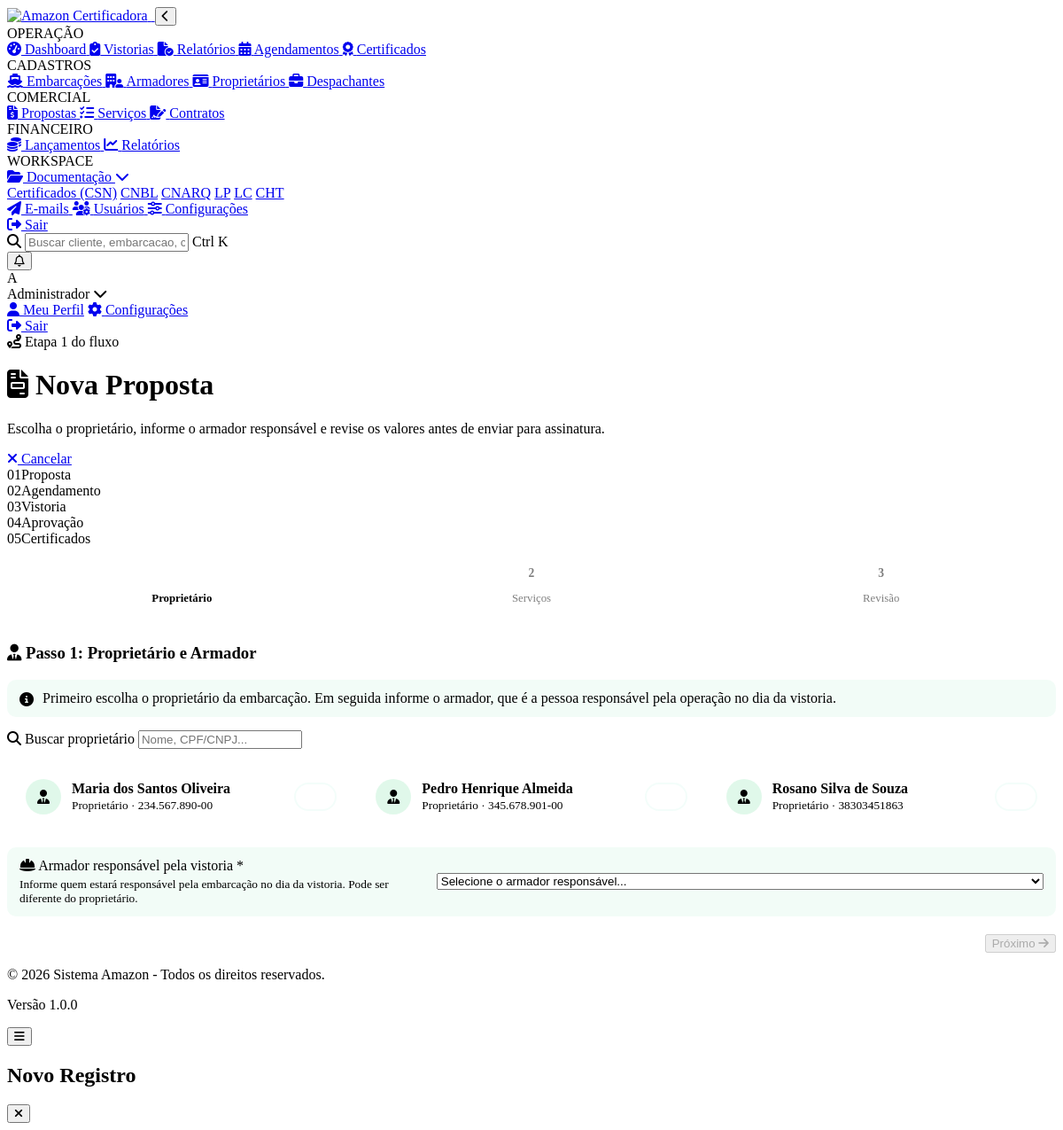
/modules/comercial/nova.php (signed in), run on the app's committed database.
### tables this page shows
CREATE TABLE `clientes` (
  `id` char(36) NOT NULL DEFAULT (uuid()),
  `nome` varchar(200) NOT NULL,
  `tipo_pessoa` enum('PF','PJ') NOT NULL DEFAULT 'PF',
  `cpf_cnpj` varchar(18) DEFAULT NULL,
  `perfil` enum('armador','proprietario','despachante') NOT NULL DEFAULT 'proprietario',
  `telefone` varchar(20) DEFAULT NULL,
  `email` varchar(150) DEFAULT NULL,
  `endereco` text,
  `status` enum('ATIVO','INATIVO') NOT NULL DEFAULT 'ATIVO',
  `tipo_recebimento` enum('pix','cc') DEFAULT NULL,
  `chave_pix` varchar(255) DEFAULT NULL,
  `banco` varchar(100) DEFAULT NULL,
  `agencia` varchar(20) DEFAULT NULL,
  `conta` varchar(20) DEFAULT NULL,
  `criado_por` char(36) DEFAULT NULL,
  `criado_em` datetime DEFAULT CURRENT_TIMESTAMP,
  `atualizado_em` datetime DEFAULT CURRENT_TIMESTAMP ON UPDATE CURRENT_TIMESTAMP
);

### includes/functions.php (called while the page is built, shortened)
<?php
function h($texto) {
    return htmlspecialchars((string)$texto, ENT_QUOTES, 'UTF-8');
}

### modules/comercial/nova.php (the view, shortened to what this page needs)
<?php
require_once __DIR__ . '/../../config.php';
require_once __DIR__ . '/../../includes/functions.php';
try {
    $stmtClientes = $pdo->query("SELECT id, nome, perfil, cpf_cnpj FROM clientes WHERE status = 'ATIVO' AND perfil = 'proprietario' ORDER BY nome ASC");
    $clientes = $stmtClientes->fetchAll(PDO::FETCH_ASSOC);
} catch (Exception $e) {
    $clientes = [];
}
try {
    $stmtArmadores = $pdo->query("SELECT id, nome, cpf_cnpj FROM clientes WHERE status = 'ATIVO' AND perfil = 'armador' ORDER BY nome ASC");
    $armadores = $stmtArmadores->fetchAll(PDO::FETCH_ASSOC);
} catch (Exception $e) {
    $armadores = [];
}
$clientePreSelecionadoId = $_GET['cliente_id'] ?? '';
$clientePreSelecionadoEncontrado = false;
require_once __DIR__ . '/../../includes/header.php';
require_once __DIR__ . '/../../includes/sidebar.php';
?>
<div class="conteudo-principal flow-shell">
    <div class="flow-hero">
        <div>
            <span class="flow-eyebrow"><i class="fas fa-route"></i> Etapa 1 do fluxo</span>
            <h1><i class="fas fa-file-invoice"></i> Nova Proposta</h1>
            <p>Escolha o proprietário, informe o armador responsável e revise os valores antes de enviar para assinatura.</p>
        </div>
        <div class="flow-actions">
            <a href="<?php echo APP_URL; ?>comercial/propostas" class="btn btn-secondary btn-sm">
                <i class="fas fa-times"></i> Cancelar
            </a>
        </div>
    </div>
    <div class="flow-track">
        <div class="flow-track-step is-active"><span>01</span>Proposta</div>
        <div class="flow-track-step"><span>02</span>Agendamento</div>
        <div class="flow-track-step"><span>03</span>Vistoria</div>
        <div class="flow-track-step"><span>04</span>Aprovação</div>
        <div class="flow-track-step"><span>05</span>Certificados</div>
    </div>
    <div class="wizard-steps" id="stepper" style="display: flex; gap: 0; margin-bottom: 25px; background: var(--cor-painel); border: 1px solid var(--cor-borda); border-radius: 12px; overflow: hidden;">
        <div class="wizard-step active" data-step="1" style="flex: 1; text-align: center; padding: 15px 10px; cursor: pointer; transition: all 0.3s; border-bottom: 3px solid transparent;">
            <span class="step-number" style="display: inline-flex; align-items: center; justify-content: center; width: 30px; height: 30px; border-radius: 50%; background: var(--cor-destaque); color: #fff; font-weight: 700; font-size: 0.85rem; margin-bottom: 6px;">1</span>
            <span class="step-label" style="display: block; font-size: 0.8rem; color: var(--cor-destaque); font-weight: 600;">Proprietário</span>
        </div>
        <div class="wizard-step" data-step="2" style="flex: 1; text-align: center; padding: 15px 10px; cursor: pointer; transition: all 0.3s; border-bottom: 3px solid transparent; opacity: 0.5;">
            <span class="step-number" style="display: inline-flex; align-items: center; justify-content: center; width: 30px; height: 30px; border-radius: 50%; background: var(--cor-borda); color: var(--cor-texto-secundario); font-weight: 700; font-size: 0.85rem; margin-bottom: 6px;">2</span>
            <span class="step-label" style="display: block; font-size: 0.8rem; color: var(--cor-texto-secundario); font-weight: 500;">Serviços</span>
        </div>
        <div class="wizard-step" data-step="3" style="flex: 1; text-align: center; padding: 15px 10px; cursor: pointer; transition: all 0.3s; border-bottom: 3px solid transparent; opacity: 0.5;">
            <span class="step-number" style="display: inline-flex; align-items: center; justify-content: center; width: 30px; height: 30px; border-radius: 50%; background: var(--cor-borda); color: var(--cor-texto-secundario); font-weight: 700; font-size: 0.85rem; margin-bottom: 6px;">3</span>
            <span class="step-label" style="display: block; font-size: 0.8rem; color: var(--cor-texto-secundario); font-weight: 500;">Revisão</span>
        </div>
    </div>
    <form id="wizardForm" action="<?php echo APP_URL; ?>comercial/propostas/actions" method="POST">
        <div class="wizard-panel active" id="passo1">
            <div class="card">
                <div class="card-header">
                    <h3><i class="fas fa-user-tie"></i> Passo 1: Proprietário e Armador</h3>
                </div>
                <div class="card-body">
                    <div class="wizard-helper">
                        <i class="fas fa-info-circle"></i>
                        <span>Primeiro escolha o proprietário da embarcação. Em seguida informe o armador, que é a pessoa responsável pela operação no dia da vistoria.</span>
                    </div>
                    <?php if (empty($clientes)): ?>
                        <div class="tabela-vazia">
                            <i class="fas fa-user-tie"></i>
                            <h3>Nenhum proprietário cadastrado</h3>
                            <p>Cadastre um proprietário antes de criar uma proposta.</p>
                            <a href="<?php echo APP_URL; ?>clientes/form" class="btn btn-primary">
                                <i class="fas fa-plus"></i> Novo Cliente
                            </a>
                        </div>
                    <?php else: ?>
                        <div class="filtros" style="margin-bottom: 15px;">
                            <div class="form-group" style="margin-bottom: 0; flex: 1;">
                                <label><i class="fas fa-search"></i> Buscar proprietário</label>
                                <input type="text" id="buscaClienteWizard" placeholder="Nome, CPF/CNPJ..." onkeyup="filtrarClientes()">
                            </div>
                        </div>
                        <div class="cliente-grid" id="clienteGrid" style="display: grid; grid-template-columns: repeat(auto-fill, minmax(300px, 1fr)); gap: 12px; max-height: 400px; overflow-y: auto; padding: 5px;">
                            <?php foreach ($clientes as $c): ?>
                            <?php $clienteMarcado = $clientePreSelecionadoEncontrado && $clientePreSelecionadoId === $c['id']; ?>
                            <label class="cliente-card<?php echo $clienteMarcado ? ' is-selected' : ''; ?>" style="display: flex; align-items: center; gap: 12px; padding: 14px 16px; background: var(--cor-fundo); border: 2px solid var(--cor-borda); border-radius: 10px; cursor: pointer; transition: all 0.2s;">
                                <div style="width: 40px; height: 40px; border-radius: 50%; background: rgba(46,204,113,0.15); display: flex; align-items: center; justify-content: center; flex-shrink: 0;">
                                    <i class="fas fa-user-tie" style="color: var(--cor-destaque);"></i>
                                </div>
                                <div style="flex: 1; min-width: 0;">
                                    <div style="font-weight: 600; color: var(--cor-texto); white-space: nowrap; overflow: hidden; text-overflow: ellipsis;"><?php echo h($c['nome']); ?></div>
                                    <small style="color: var(--cor-texto-secundario);">Proprietário &middot; <?php echo h($c['cpf_cnpj'] ?? 'N/I'); ?></small>
                                </div>
                                <span class="cliente-check-indicator"><i class="fas fa-check"></i><em>Selecionado</em></span>
                            </label>
                            <?php endforeach; ?>
                        </div>
                        <div class="armador-box">
                            <div>
                                <label for="armador_id"><i class="fas fa-hard-hat"></i> Armador responsável pela vistoria <span class="text-danger">*</span></label>
                                <small>Informe quem estará responsável pela embarcação no dia da vistoria. Pode ser diferente do proprietário.</small>
                            </div>
                            <?php if (empty($armadores)): ?>
                                <div class="wizard-warning">
                                    <i class="fas fa-exclamation-triangle"></i>
                                    <span>Nenhum armador ativo cadastrado. Cadastre um armador para concluir a proposta.</span>
                                </div>
                            <?php else: ?>
                                <select id="armador_id" name="armador_id" onchange="atualizarPasso1()" required>
                                    <option value="">Selecione o armador responsável...</option>
                                </select>
                            <?php endif; ?>
                        </div>
                    <?php endif; ?>
                </div>
            </div>
            <div class="form-actions" style="margin-top: 20px; text-align: right;">
                <button type="button" class="btn btn-primary" onclick="irParaPasso(2)" id="btnPasso1" disabled>
                    Próximo <i class="fas fa-arrow-right"></i>
                </button>
            </div>
        </div>
    </form>
</div>
<?php require_once __DIR__ . '/../../includes/footer.php'; ?>

### modules/comercial/nova.php (style rules this page uses)
.wizard-step.active .step-label { color: var(--cor-destaque) !important; font-weight: 600 !important; }
.cliente-check-indicator { min-width: 28px; height: 28px; border-radius: 999px; display: inline-flex; align-items: center; justify-content: center; gap: 6px; padding: 0 8px; color: transparent; background: transparent; border: 2px solid rgba(199,244,231,0.22); flex-shrink: 0; transition: all 0.2s; }
.wizard-helper, .wizard-warning, .armador-box { border: 1px solid var(--cor-borda); border-radius: 10px; background: rgba(46,204,113,0.06); padding: 12px 14px; }
.wizard-helper, .wizard-warning { display: flex; gap: 10px; align-items: flex-start; margin-bottom: 15px; color: var(--cor-texto-secundario); }
.wizard-helper i { color: var(--cor-destaque); margin-top: 2px; }
.armador-box { margin-top: 18px; display: grid; grid-template-columns: minmax(220px, 0.8fr) minmax(260px, 1.2fr); gap: 14px; align-items: center; }
.armador-box label, .armador-box small { display: block; }
.armador-box small { color: var(--cor-texto-secundario); margin-top: 4px; }
.armador-box select { width: 100%; }

### data on the page
clientes: nome "Maria dos Santos Oliveira", cpf_cnpj "234.567.890-00"
clientes: nome "Pedro Henrique Almeida", cpf_cnpj "345.678.901-00"
clientes: nome "Rosano Silva de Souza", cpf_cnpj "38303451863"

### other printed values
substr($_SESSION['usuario_nome'] ?? 'A', 0, 1) "A"
$_SESSION['usuario_nome'] "Administrador"
APP_NAME "Sistema Amazon"
